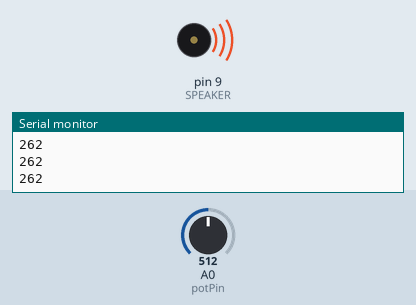
Recording of a sketch running on a simulated Arduino Uno, built with avr-gcc and run on an emulated ATmega328P. On the bench: buzzer (waves = sounding), the last lines printed to the serial monitor. The inputs (shaded band) are chosen by the test bench; at power-on: A0 (potPin) = 512.

Above: at 1.2 s.
1.3 s: A0 (potPin) set to 0
At 1.8 s:
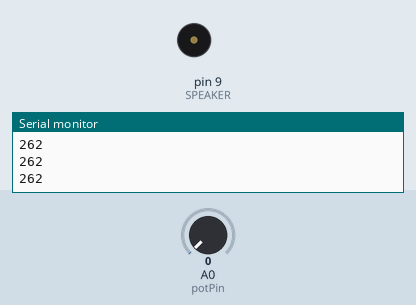
2.8 s: A0 (potPin) set to 122
At 4.1 s:
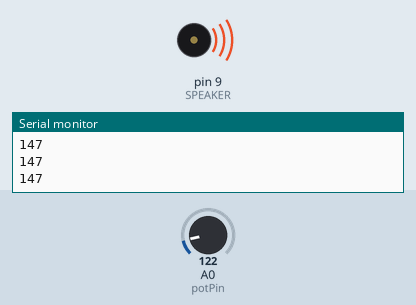
Timing chart, 0 to 5.8 s (numbered marks = the images above; inputs shaded):
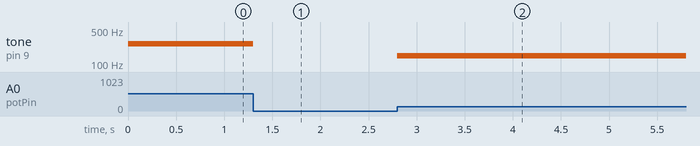

The sketch:

Tone_Generator_Improved_less_notes.ino
```cpp
// Note Generator Sketch from diyelectromusic
// https://diyelectromusic.wordpress.com/2023/01/05/arduino-make-your-uno-synth/
// Uses a defined series notes when "sliding" through the scale
// In this version, I removed many of the low and high notes from the defined
// list of frequencies to make it easier to "select" notes with the potentiometer
// Lori Pfahler
// March 2024

int potPin = A0;
int SPEAKER = 9;

// Frequences for each note are taken from toneMelody
#define NOTE_C3  131
#define NOTE_CS3 139
#define NOTE_D3  147
#define NOTE_DS3 156
#define NOTE_E3  165
#define NOTE_F3  175
#define NOTE_FS3 185
#define NOTE_G3  196
#define NOTE_GS3 208
#define NOTE_A3  220
#define NOTE_AS3 233
#define NOTE_B3  247
#define NOTE_C4  262
#define NOTE_CS4 277
#define NOTE_D4  294
#define NOTE_DS4 311
#define NOTE_E4  330
#define NOTE_F4  349
#define NOTE_FS4 370
#define NOTE_G4  392
#define NOTE_GS4 415
#define NOTE_A4  440
#define NOTE_AS4 466
#define NOTE_B4  494
#define NOTE_C5  523

// Provide a list of the notes we want to be able play
int notes[] = {
 NOTE_C3, NOTE_CS3, NOTE_D3, NOTE_DS3, NOTE_E3, NOTE_F3, NOTE_FS3, NOTE_G3, NOTE_GS3, NOTE_A3, NOTE_AS3, NOTE_B3,
 NOTE_C4, NOTE_CS4, NOTE_D4, NOTE_DS4, NOTE_E4, NOTE_F4, NOTE_FS4, NOTE_G4, NOTE_GS4, NOTE_A4, NOTE_AS4, NOTE_B4,
 NOTE_C5,
};

void setup() {
  // added this to allow printing of pitch to serial plotter
  Serial.begin(9600);
}

void loop() {

  // This is a programming trick to work out the number of notes we've listed
  // The sizeof() operator returns the number of bytes in a variable type
  int numNotes = sizeof(notes)/sizeof(notes[0]);

  // Take the reading
  int potReading = analogRead(potPin);

  // if the reading is zero, turn it off
  if (potReading == 0) {
    noTone(SPEAKER);
  }
  else {
    // This is a special function that will take one range of values,
    // in this case the analogue input reading between 0 and 1023, and
    // produce an equivalent point in another range of numbers, in this
    // case choose one of the notes in our list.
    int pitch = map(potReading, 0, 1023, 0, numNotes-1);

    tone(SPEAKER, notes[pitch]);
    Serial.println(notes[pitch]);
  }
  delay(1);  // as recommended by toneFollower
}
```

Measured:
- after the input at 1.3 s, tone on pin 9 (SPEAKER): 262 Hz → silent at once
- after the input at 2.8 s, tone on pin 9 (SPEAKER): silent → 147 Hz at once
